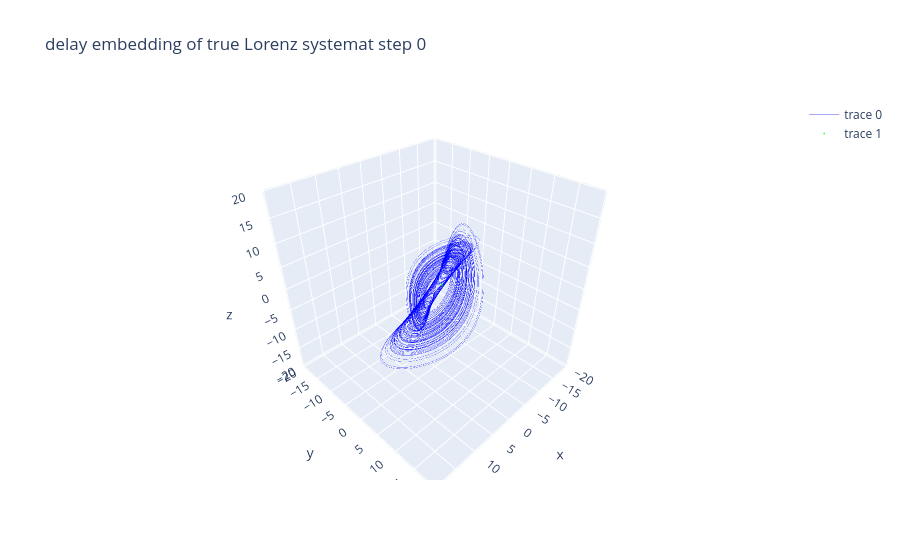
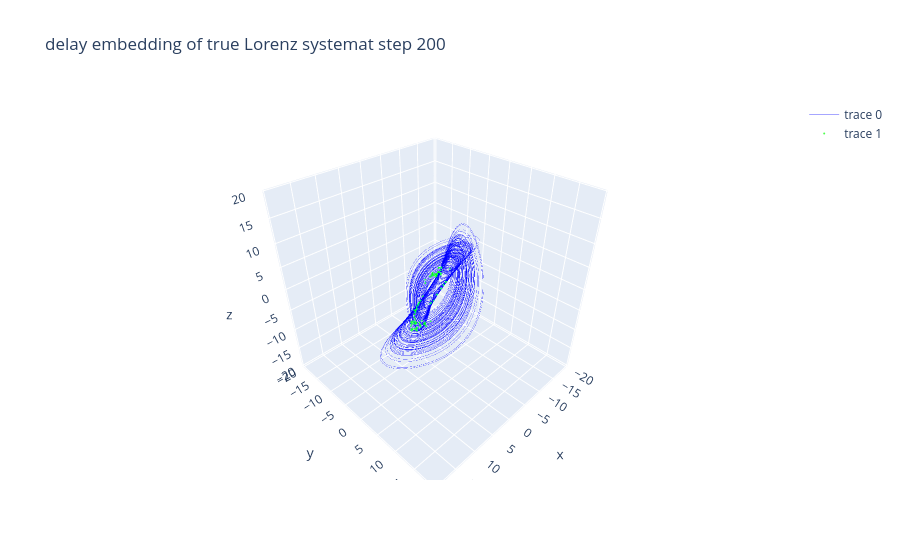
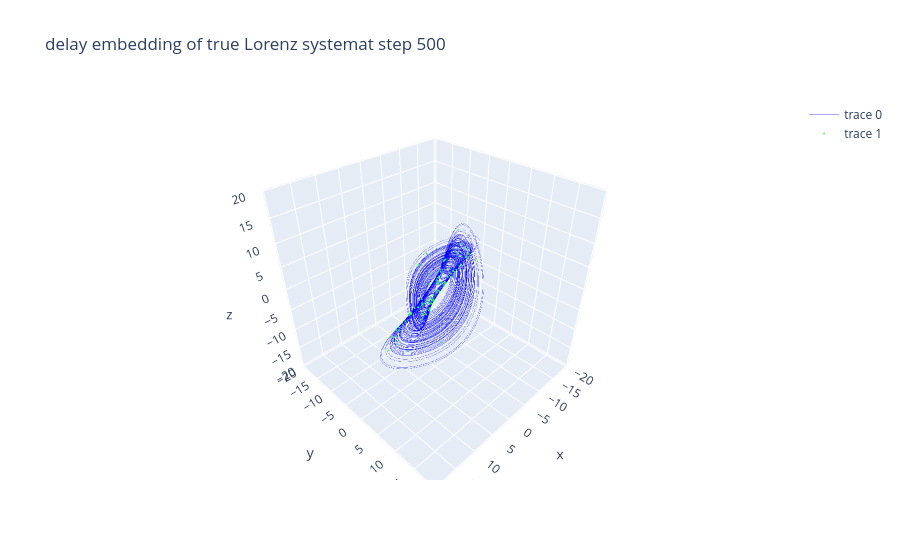
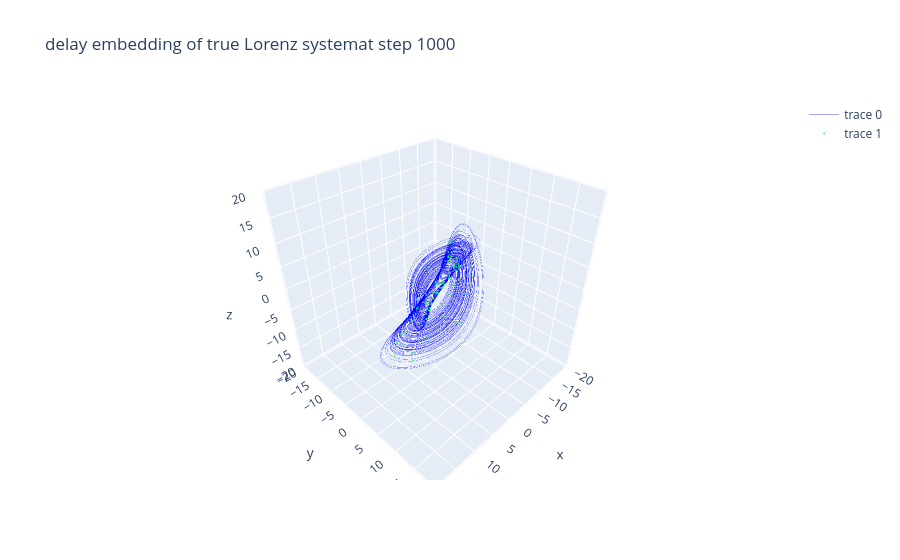

The cell these charts' notebook holds for them, in order:
### Code cell
plot_debd(lrz[:10000], c_pre_lrz_w, tau=10, name="delay embedding of true Lorenz system")
